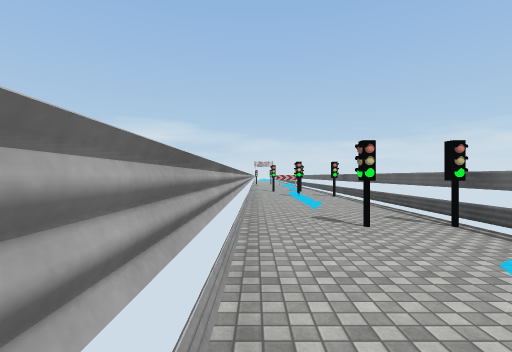
View 1 (above)

16 first-person views from a walk through a 3-D level made in the Unity game engine. The camera is 1.5 m above the floor, looks level and sees 85° across. The floor is counted in squares, 2 m on a side. Each view is taken from the middle of a square. On the plan, view 1 faces up. The plan holds only what a view shows up to about 10 squares ahead; the rest is blank. The place goes on beyond the plan. The player character is not drawn. Some surface patterns are stand-ins.

View 2
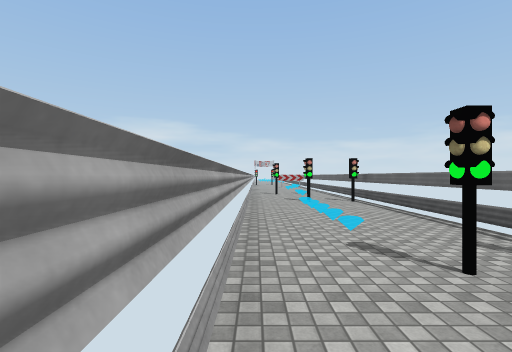

View 3
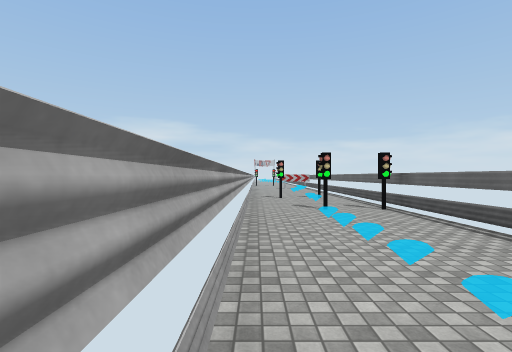

View 4
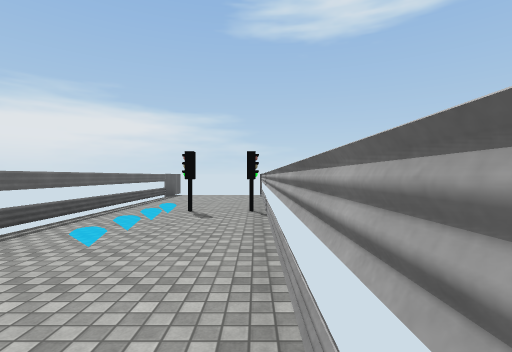

View 5
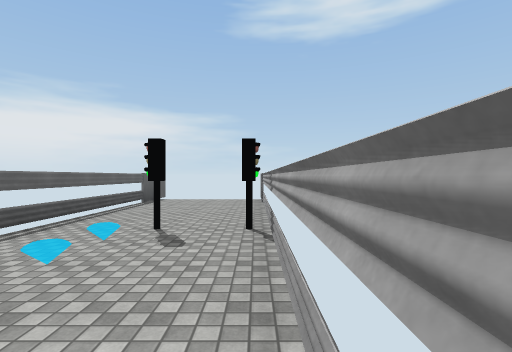

View 6
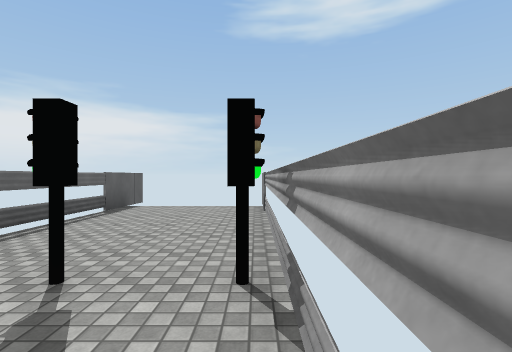

View 7
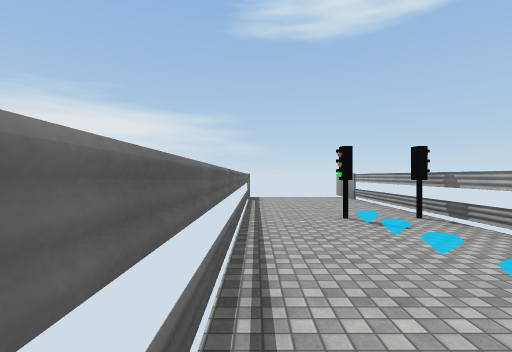

View 8
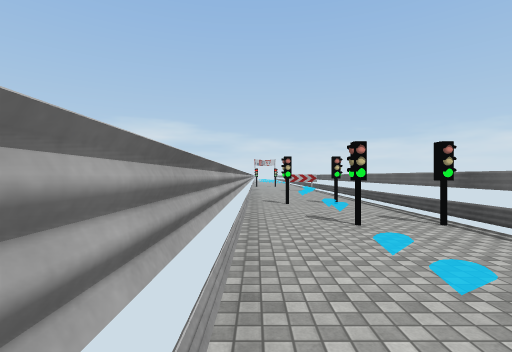

View 9
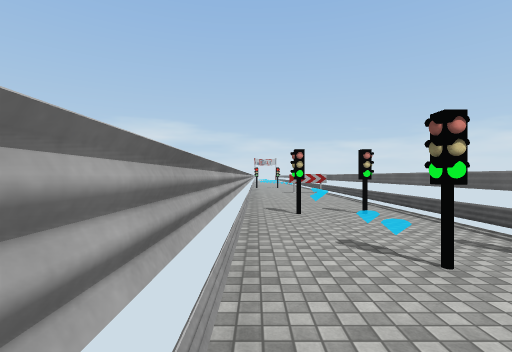

View 10
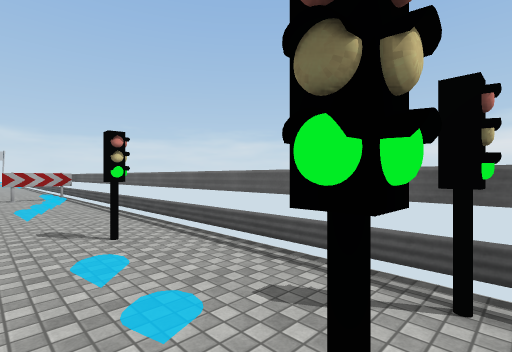

View 11
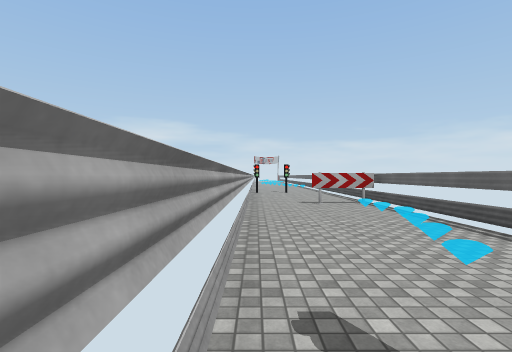

View 12
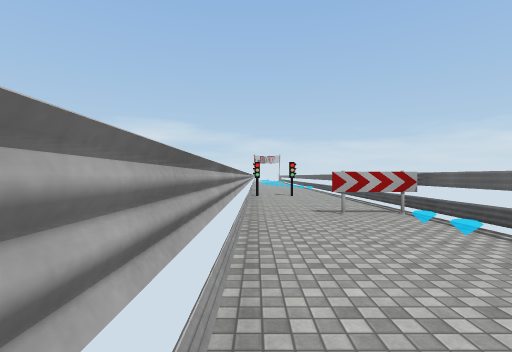

View 13
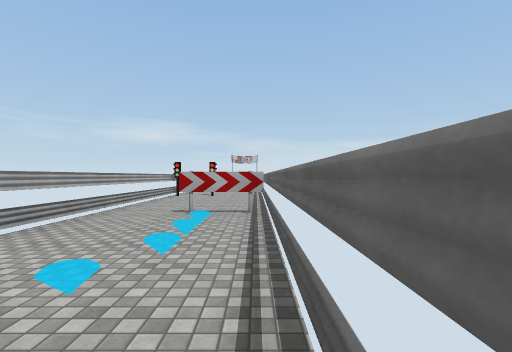

View 14
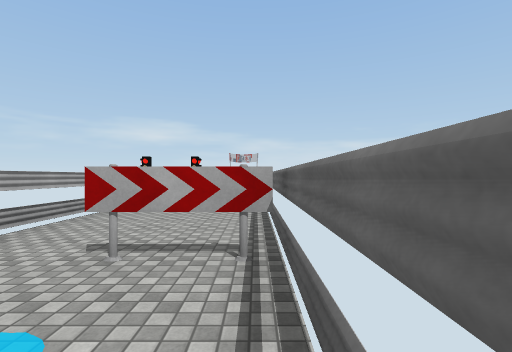

View 15
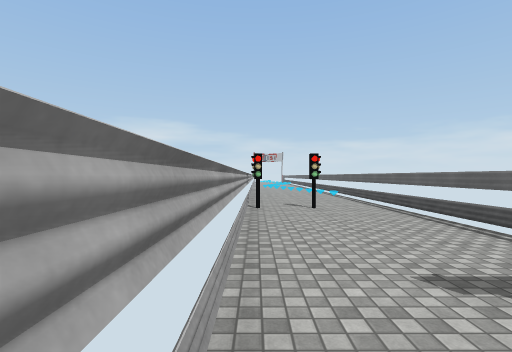

View 16
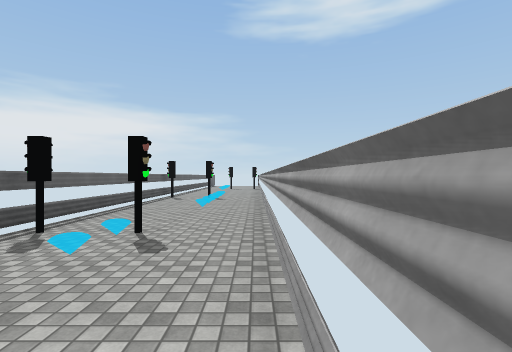

### Floor plan
Key: @ floor where view 1 was taken; # wall or solid block; . floor; / step, stairs or slope; O other object.
Columns run from 1 left of view 1 to 4 right of it. Each row starts with its distance up from view 1.
 24 #....#
 23 #....#
 22 #....#
 21 #...##
 20 #..O.#
 19 #....#
 18 #....#
 17 #....#
 16 #....#
 15 #....#
 14 #.##.#
 13 #....#
 12 #....#
 11 #.#..#
 10 #...##
  9 #....#
  8 #./..#
  7 #./..#
  6 #./..#
  5 #./..#
  4 #...##
  3 #....#
  2 #....#
  1 #....#
  0 #@...#
 -1 #....#
 -2 ##...#
 -3 #....#
 -4 #....#
 -5 #....#
 -6 #....#
 -7 ##  ##

Positions as (right, up) in squares from view 1, and headings:
1: (0, 0), facing up
2: (0, 2), facing up
3: (0, 4), facing up
4: (0, 4), facing down
5: (0, 2), facing down
6: (0, 0), facing down
7: (3, 3), facing down
8: (0, 6), facing up
9: (0, 8), facing up
10: (1, 10), facing up-right
11: (0, 13), facing up
12: (0, 15), facing up
13: (3, 15), facing up
14: (3, 18), facing up
15: (0, 19), facing up
16: (0, 14), facing down
